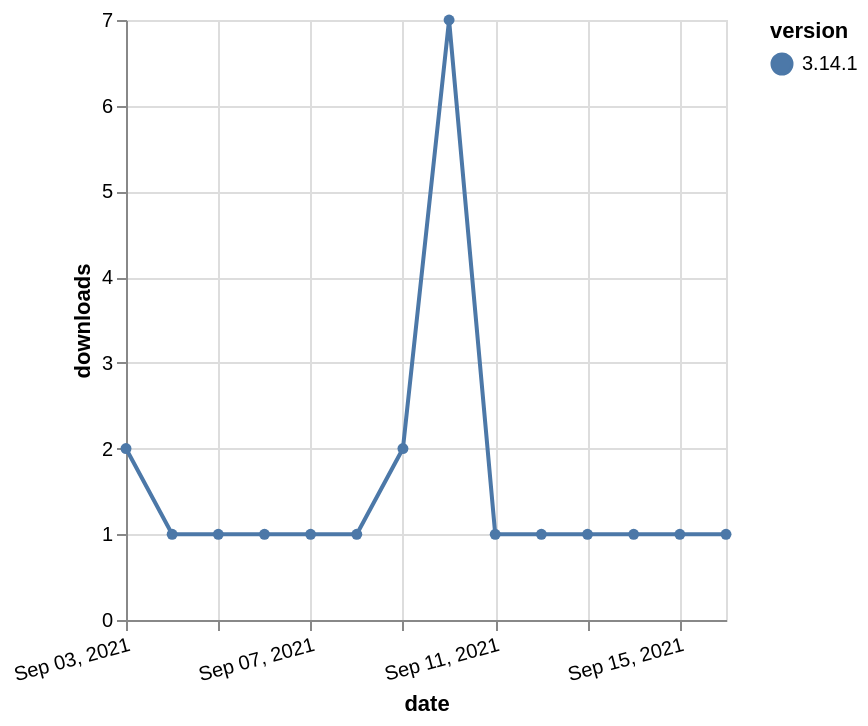

Write a Vega-Lite specification for this figure.
### Vega-Lite specification from a JSON file in a GitHub repository (floating-point values rounded to 4 significant figures)
{"$schema": "https://vega.github.io/schema/vega-lite/v5.json", "description": "A simple bar chart with embedded data.", "data": {"values": [{"date": "2021-09-03", "total": 531, "delta": 2, "version": "3.14.1"}, {"date": "2021-09-04", "total": 532, "delta": 1, "version": "3.14.1"}, {"date": "2021-09-05", "total": 533, "delta": 1, "version": "3.14.1"}, {"date": "2021-09-06", "total": 534, "delta": 1, "version": "3.14.1"}, {"date": "2021-09-07", "total": 535, "delta": 1, "version": "3.14.1"}, {"date": "2021-09-08", "total": 536, "delta": 1, "version": "3.14.1"}, {"date": "2021-09-09", "total": 538, "delta": 2, "version": "3.14.1"}, {"date": "2021-09-10", "total": 545, "delta": 7, "version": "3.14.1"}, {"date": "2021-09-11", "total": 546, "delta": 1, "version": "3.14.1"}, {"date": "2021-09-12", "total": 547, "delta": 1, "version": "3.14.1"}, {"date": "2021-09-13", "total": 548, "delta": 1, "version": "3.14.1"}, {"date": "2021-09-14", "total": 549, "delta": 1, "version": "3.14.1"}, {"date": "2021-09-15", "total": 550, "delta": 1, "version": "3.14.1"}, {"date": "2021-09-16", "total": 551, "delta": 1, "version": "3.14.1"}]}, "width": "container", "mark": {"type": "line", "point": {"filled": true}}, "encoding": {"x": {"field": "date", "type": "temporal", "timeUnit": "yearmonthdate", "title": "date", "axis": {"labelAngle": -15}}, "y": {"field": "delta", "type": "quantitative", "title": "downloads"}, "color": {"field": "version", "type": "nominal"}, "tooltip": {"field": "delta"}}}
